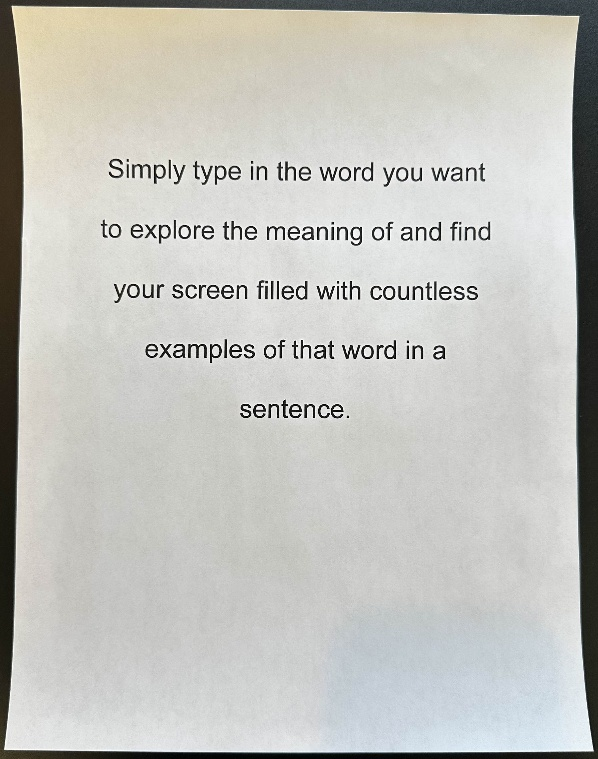
#> input picture cropped_document.jpg, 598 x 759 px
$ python crop.py
#> lines starting #> are read from the running program, lines starting #| are printed output that depends on the picture
from PIL import Image
image_path = "cropped_document.jpg"
image = Image.open(image_path)
#> image is the input picture: PIL image 598x759 RGB; mean R, G, B 194.3, 194.4, 189.9

# Get image dimensions
width, height = image.size
#> width = 598; height = 759

# Calculate the crop margins (5% of width and height)
crop_margin_width = int(width * 0.05)
#> crop_margin_width = 29
crop_margin_height = int(height * 0.05)
#> crop_margin_height = 37

# Define the crop box (left, upper, right, lower)
crop_box = (
    crop_margin_width,                          # Left
    crop_margin_height,                         # Top
    width - crop_margin_width,                  # Right
    height - crop_margin_height                 # Bottom
)
#> crop_box = (29, 37, 569, 722)

# Crop the image
cropped_image = image.crop(crop_box)
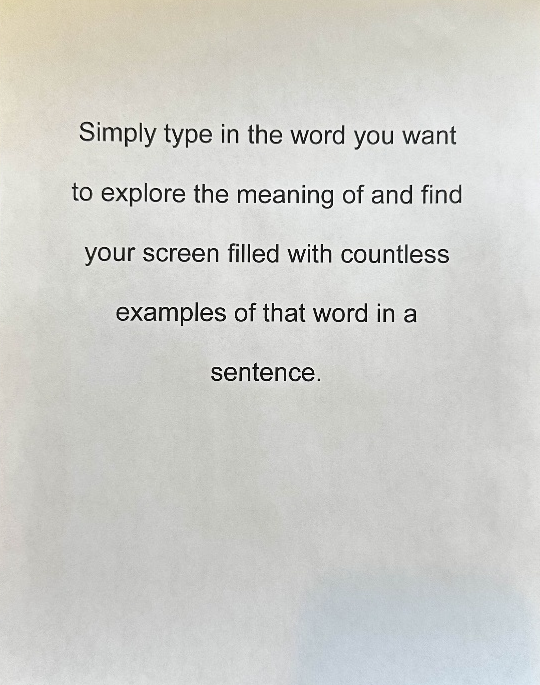
#> cropped_image: PIL image 540x685 RGB; mean R, G, B 206.9, 207.1, 203.1

# Save and display the cropped image
cropped_image.save("cropped_image_5_percent.jpg")
cropped_image.show()
